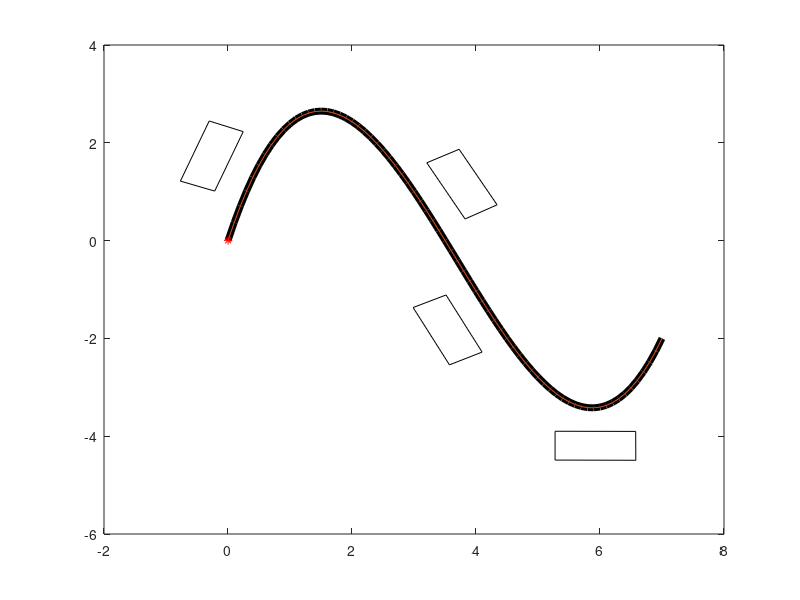

Write MATLAB code to recreate this figure. (Note: this script raises an error after producing the figure.)
clc
close all
clear all

%Calculo de Posicion
x = (0:0.1:7);
y = (0.1455026455 * x.^3) - (1.60978836 * x.^2) + (3.853174603 * x) +  0.00000000000012256862;

%Derivada
primeraDeri = (0.4365079365 * x.^2) - (3.21957672 * x) + 3.85317460317495;
segDeri = (0.4365079365 * 2 * x) - 3.21957672;

%Angulo de curva de coeficiente
beta = 35;
coeficiente = 0.89;

%Tiempo de Simulacion
speed_avg = 96.135;
dist = 529.0877996;
time = dist / speed_avg;

%Dimensiones
track_width = 5;
car_width = 0.5;
car_height = 2;
unit_to_m = 1658.3*.0254;

%Graficacion de Circuito
figure
plot(x,y, "LineWidth", track_width, "Color", "k"); %Circuito
hold on
plot(x,y); %Linea central del circuito

masa = 800;
p_x = x(1);
p_y = y(1);

p_0 = plot(p_x, p_y, "r*");

A = [-0.2143, 1.0125];
B = [0.2451, 2.2287];
C = [-0.3033, 2.4463];
D = [-.7679, 1.2167];

plot([A(1),B(1)], [A(2), B(2)], "black"); %AB
plot([A(1), D(1)], [A(2), D(2)], "black"); %AD
plot([C(1), D(1)], [C(2), D(2)], "black"); %CD
plot([B(1), C(1)], [B(2), C(2)], "black"); %BC

A = [3.2063, 1.5915];
B = [3.8237, .4424];
C = [4.3406, 0.7318];
D = [3.7277, 1.8675];

plot([A(1),B(1)], [A(2), B(2)], "black"); %AB
plot([A(1), D(1)], [A(2), D(2)], "black"); %AD
plot([C(1), D(1)], [C(2), D(2)], "black"); %CD
plot([B(1), C(1)], [B(2), C(2)], "black"); %BC


A = [3.5169, -1.112];
B = [4.0983, -2.2798];
C = [3.5717, -2.5411];
D = [2.9858, -1.3689];

plot([A(1),B(1)], [A(2), B(2)], "black"); %AB
plot([A(1), D(1)], [A(2), D(2)], "black"); %AD
plot([C(1), D(1)], [C(2), D(2)], "black"); %CD
plot([B(1), C(1)], [B(2), C(2)], "black"); %BC

A = [5.2754, -3.8987];
B = [6.5754, -3.9019];
C = [6.5776, -4.4919];
D = [5.2754, -4.488];

plot([A(1),B(1)], [A(2), B(2)], "black"); %AB
plot([A(1), D(1)], [A(2), D(2)], "black"); %AD
plot([C(1), D(1)], [C(2), D(2)], "black"); %CD
plot([B(1), C(1)], [B(2), C(2)], "black"); %BC


t = 0;
dt = .005;
i = 0;
exed = false;
v_x = 0;
v_y = 0;
v = 0;
perdida_total = 0;
warning = text(4,2.8,"");
while p_x < 7
    t = t + dt;
    i = i+1;
    r_tmp = (1+((0.4365079365 * p_x^2) - (3.21957672 * p_x) + 3.85317460317495)^2)^(3/2) / abs((0.4365079365 * 2 * p_x) - 3.21957672);
    r_tmp = r_tmp * unit_to_m;
    %v_max = (((r_tmp * 9.81 *(sind(beta) + coeficiente*cosd(beta) )) / (cosd(beta) - coeficiente*sind(beta))))^.5;

    v_max = sqrt((r_tmp * 9.81) * (sind(beta) + (coeficiente * cosd(beta))) / (cosd(beta) - (coeficiente * sind(beta))));
    v_max = v_max /unit_to_m;

    v = .9;

    a = v;
    %v = min(v_max,2.492828962);
    a = (v-a)/dt;
    %disp([v, a]);
    
    %p_x = t*();
    %p_y = t*(v_max*sin(atan( (0.4365079365 * p_x^2) - (3.21957672 * p_x) + 3.85317460317495 )));
    
    if v > v_max
        exed = true;
       
        %disp(v*unit_to_m);
    end

    if exed
        theta = theta;
        warning = text(4,2.8,"Derrape");
    else
        %disp([p_x, v_max]);
        theta = (0.4365079365 * p_x^2) - (3.21957672 * p_x) + 3.85317460317495;
    end 

    v_x = v*cos(atan(theta));
    v_y = v*sin(atan( theta));

    aux_x = p_x;
    aux_y = p_y;

    p_x = p_x + dt * v_x;
    p_y = p_y + dt* v_y;

    distancia = sqrt((p_x-aux_x)^2 + (p_y- aux_y)^2);
    perdida_energia = masa * 9.81 * coeficiente * distancia * unit_to_m * cosd(beta);
    perdida_total = perdida_total+perdida_energia;
    %disp([p_x, perdida_energia]);
    
    %disp(a);-

    set(p_0, "xdata", p_x, "ydata", p_y);
    
    % AQUI--------------------------------------------------------
    pos_x_m = p_x * unit_to_m;
    pos_y_m = p_y * unit_to_m;
    v_m = v*unit_to_m;
    a_m = a*unit_to_m;
    
    pos_x_txt = text(-0.8,-1, "X: " + pos_x_m)
    pos_y_txt = text(-0.8,-1.5, "Y: " + pos_y_m)
    v_txt = text(-0.8,-2, "Velocidad: " + v_m + "m/s")
    a_txt = text(-0.8,-2.5, "Aceleración: " + a_m + "m/s^2")
    energia_txt = text(-0.8,-3, "Perdidad de energia: " + perdida_energia + "J")
    t_txt = text(-0.8,-3.5, "Tiempo: " + t + "s")
    
    frame(i) = getframe(gcf);
    pause(.0001);
    
    delete(pos_x_txt)
    delete(pos_y_txt)
    delete(v_txt)
    delete(a_txt)
    delete(energia_txt)
    delete(t_txt)
    delete(warning)
end

%disp(perdida_total);
disp(x);
aa = axes;
set(aa, "units", "normalized", "pos", [0 0 1 1]);
axis off
xlabel("Tiempo")
movie(frame)
